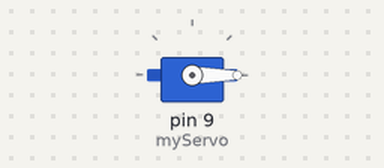
This sketch was run on a simulated Arduino Uno, built with avr-gcc and run on an emulated ATmega328P. Shown: servo.

Above: at 0.05 s.
At 0.4 s:
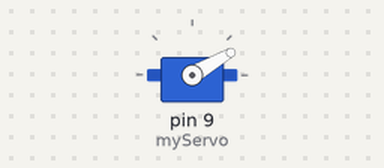
At 0.6 s:
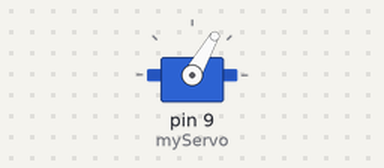
At 0.8 s:
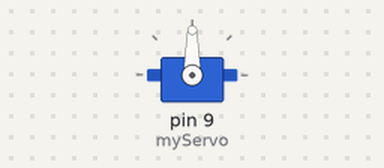
Timing chart, 0 to 3.0 s (numbered marks = the images above):
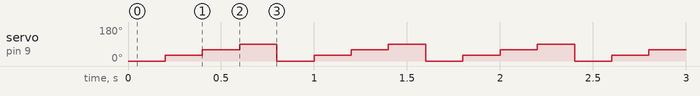

The sketch:

servo.ino
```cpp
#include <Servo.h>

Servo myServo;

int angle;

void setup() {
  myServo.attach(9);
  Serial.begin(9600);
}

int speed = 200;
void loop() {

  myServo.write(0);
  delay(speed);
  myServo.write(30);
  delay(speed);
  myServo.write(60);
  delay(speed);
  myServo.write(90);
  delay(speed);

}
```

Measured:
- by itself, servo on pin 9 (myServo): repeats every 0.80 s: 60° 0.20 s, 90° 0.20 s, 0° 0.20 s, 30° 0.20 s
